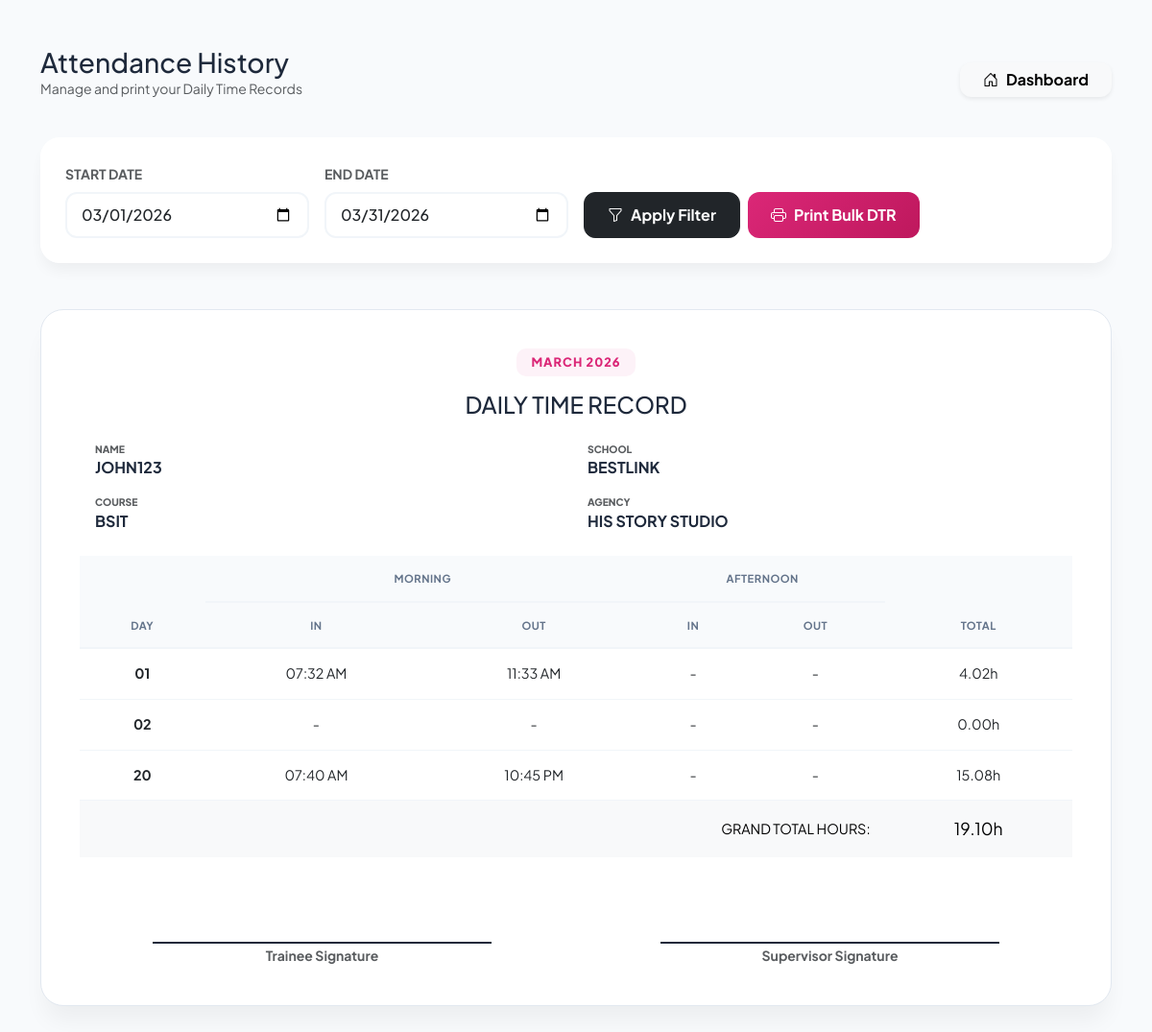
Screenshot of /history.php (signed in) with the database file from the repository.
### tables this page shows
CREATE TABLE `users` (
  `id` int(11) NOT NULL,
  `fullname` varchar(100) NOT NULL,
  `username` varchar(50) NOT NULL,
  `password` varchar(255) NOT NULL,
  `created_at` timestamp NOT NULL DEFAULT current_timestamp(),
  `profile_pic` varchar(255) DEFAULT NULL,
  `target_hours` int(11) DEFAULT 500,
  `login_attempts` int(11) DEFAULT 0,
  `lockout_time` datetime DEFAULT NULL,
  `course` varchar(255) DEFAULT NULL,
  `school` varchar(255) DEFAULT NULL,
  `agency` varchar(255) DEFAULT NULL
);

CREATE TABLE `attendance` (
  `id` int(11) NOT NULL,
  `user_id` int(11) NOT NULL,
  `log_date` date NOT NULL,
  `time_in` time DEFAULT NULL,
  `time_out` time DEFAULT NULL,
  `status` enum('On-time','Late','Grace Period') DEFAULT 'On-time',
  `am_in` time DEFAULT NULL,
  `am_out` time DEFAULT NULL,
  `pm_in` time DEFAULT NULL,
  `pm_out` time DEFAULT NULL,
  `note` text DEFAULT NULL
);

### history.php (the view, shortened to what this page needs)
<?php
include 'db_connect.php';
$user_id = $_SESSION['user_id'];
$u_stmt = $conn->prepare("SELECT username, course, school, agency FROM users WHERE id = ?");
$u_stmt->bind_param("i", $user_id);
$u_stmt->execute();
$u_data = $u_stmt->get_result()->fetch_assoc();
$start_date = isset($_GET['start_date']) ? $_GET['start_date'] : date('Y-m-01');
$end_date = isset($_GET['end_date']) ? $_GET['end_date'] : date('Y-m-t');
$query_str = "SELECT *,
    DATE_FORMAT(log_date, '%M %Y') as month_group,
    (TIME_TO_SEC(TIMEDIFF(am_out, am_in)) + TIME_TO_SEC(TIMEDIFF(pm_out, pm_in))) / 3600 as daily_total
    FROM attendance
    WHERE user_id = ? AND log_date BETWEEN ? AND ?
    ORDER BY log_date ASC";
$stmt = $conn->prepare($query_str);
$stmt->bind_param("iss", $user_id, $start_date, $end_date);
$stmt->execute();
$result = $stmt->get_result();
$logs_by_month = [];
while($row = $result->fetch_assoc()) {
    $logs_by_month[$row['month_group']][] = $row;
}
?>
<!DOCTYPE html>
<html lang="en">
<head>
    <link href="https://cdn.jsdelivr.net/npm/bootstrap@5.3.0/dist/css/bootstrap.min.css" rel="stylesheet">
    <link rel="stylesheet" href="https://cdn.jsdelivr.net/npm/bootstrap-icons@1.11.0/font/bootstrap-icons.css">
</head>
<body>
<div class="container py-5">
    <div class="d-flex justify-content-between align-items-center mb-4 no-print">
        <div>
            <h3 class="fw-800 mb-0">Attendance History</h3>
            <p class="text-muted small">Manage and print your Daily Time Records</p>
        </div>
        <a href="dashboard.php" class="btn btn-light border-0 shadow-sm fw-bold px-4" style="border-radius: 12px;">
            <i class="bi bi-house-door me-2"></i>Dashboard
        </a>
    </div>
    <div class="filter-card mb-5 no-print">
        <div class="row g-3 align-items-end">
            <div class="col-md-3">
                <label class="form-label fw-bold small text-muted">START DATE</label>
                <input type="date" id="start_date" class="form-control" value="<?php echo $start_date; ?>">
            </div>
            <div class="col-md-3">
                <label class="form-label fw-bold small text-muted">END DATE</label>
                <input type="date" id="end_date" class="form-control" value="<?php echo $end_date; ?>">
            </div>
            <div class="col-md-6 d-flex gap-2">
                <button onclick="applyFilter()" class="btn btn-dark fw-bold px-4" style="border-radius: 12px;">
                    <i class="bi bi-funnel me-2"></i>Apply Filter
                </button>
                <button onclick="window.print()" class="btn btn-pink-pro px-4">
                    <i class="bi bi-printer me-2"></i>Print Bulk DTR
                </button>
            </div>
        </div>
    </div>
    <?php foreach($logs_by_month as $month_name => $logs): ?>
    <div class="dtr-container">
        <div class="text-center">
            <div class="month-label"><?php echo $month_name; ?></div>
            <h4 class="fw-800 mb-1">DAILY TIME RECORD</h4>
            <div class="row text-start mt-4 px-3">
                <div class="col-6 mb-3">
                    <label class="text-muted d-block" style="font-size: 0.65rem; font-weight: 800;">NAME</label>
                    <span class="fw-bold text-uppercase"><?php echo $u_data['username']; ?></span>
                </div>
                <div class="col-6 mb-3">
                    <label class="text-muted d-block" style="font-size: 0.65rem; font-weight: 800;">SCHOOL</label>
                    <span class="fw-bold text-uppercase"><?php echo $u_data['school'] ?: '---'; ?></span>
                </div>
                <div class="col-6">
                    <label class="text-muted d-block" style="font-size: 0.65rem; font-weight: 800;">COURSE</label>
                    <span class="fw-bold text-uppercase"><?php echo $u_data['course'] ?: '---'; ?></span>
                </div>
                <div class="col-6">
                    <label class="text-muted d-block" style="font-size: 0.65rem; font-weight: 800;">AGENCY</label>
                    <span class="fw-bold text-uppercase"><?php echo $u_data['agency'] ?: '---'; ?></span>
                </div>
            </div>
        </div>
        <div class="table-responsive mt-4">
            <table class="table text-center">
                <thead>
                    <tr>
                        <th rowspan="2">Day</th>
                        <th colspan="2">Morning</th>
                        <th colspan="2">Afternoon</th>
                        <th rowspan="2">Total</th>
                    </tr>
                    <tr>
                        <th>In</th>
                        <th>Out</th>
                        <th>In</th>
                        <th>Out</th>
                    </tr>
                </thead>
                <tbody>
                    <?php
                    $month_total = 0;
                    foreach($logs as $log):
                        $month_total += $log['daily_total'];
                    ?>
                    <tr>
                        <td class="fw-bold"><?php echo date('d', strtotime($log['log_date'])); ?></td>
                        <td><?php echo ($log['am_in'] != '00:00:00') ? date('h:i A', strtotime($log['am_in'])) : '-'; ?></td>
                        <td><?php echo ($log['am_out'] != '00:00:00') ? date('h:i A', strtotime($log['am_out'])) : '-'; ?></td>
                        <td><?php echo ($log['pm_in'] != '00:00:00') ? date('h:i A', strtotime($log['pm_in'])) : '-'; ?></td>
                        <td><?php echo ($log['pm_out'] != '00:00:00') ? date('h:i A', strtotime($log['pm_out'])) : '-'; ?></td>
                        <td class="fw-800 text-pink"><?php echo number_format($log['daily_total'], 2); ?>h</td>
                    </tr>
                    <?php endforeach; ?>
                    <tr class="table-light">
                        <td colspan="5" class="text-end fw-800 small py-3">GRAND TOTAL HOURS:</td>
                        <td class="fw-800 text-pink py-3" style="font-size: 1.1rem;"><?php echo number_format($month_total, 2); ?>h</td>
                    </tr>
                </tbody>
            </table>
        </div>
        <div class="mt-5 pt-4">
            <div class="row">
                <div class="col-6 text-center">
                    <div style="border-top: 2px solid #1e293b; width: 70%; margin: 0 auto;"></div>
                    <small class="fw-bold text-muted">Trainee Signature</small>
                </div>
                <div class="col-6 text-center">
                    <div style="border-top: 2px solid #1e293b; width: 70%; margin: 0 auto;"></div>
                    <small class="fw-bold text-muted">Supervisor Signature</small>
                </div>
            </div>
        </div>
    </div>
    <?php endforeach; ?>
</div>
</body>
</html>

### history.php (style rules this page uses)
:root { --primary-pink: #db2777; --bg-light: #f8fafc; --glass: rgba(255, 255, 255, 0.9); --border-color: #e2e8f0; }
body { background-color: var(--bg-light); font-family: 'Plus Jakarta Sans', sans-serif; color: #1e293b; }
.filter-card { background: var(--glass); backdrop-filter: blur(10px); border-radius: 20px; border: 1px solid white; box-shadow: 0 10px 15px -3px rgba(0, 0, 0, 0.05); padding: 25px; }
.form-control { border-radius: 12px; border: 2px solid #f1f5f9; padding: 10px 15px; font-weight: 500; }
.dtr-container { background: white; border-radius: 24px; padding: 40px; margin-bottom: 40px; border: 1px solid var(--border-color); box-shadow: 0 20px 25px -5px rgba(0, 0, 0, 0.05); position: relative; }
.month-label { display: inline-block; background: #fdf2f8; color: var(--primary-pink); padding: 5px 15px; border-radius: 10px; font-weight: 800; font-size: 0.8rem; text-transform: uppercase; letter-spacing: 1px; margin-bottom: 15px; }
.table { border-collapse: separate; border-spacing: 0; width: 100%; }
.table thead th { background-color: #f8fafc; color: #64748b; font-weight: 700; text-transform: uppercase; font-size: 0.7rem; letter-spacing: 0.5px; padding: 15px; border-bottom: 2px solid #f1f5f9; }
.table tbody td { padding: 15px; font-size: 0.9rem; border-bottom: 1px solid #f1f5f9; vertical-align: middle; }
.table tbody tr:last-child td { border-bottom: none; }
.btn-pink-pro { background: linear-gradient(135deg, #db2777 0%, #be185d 100%); color: white; border: none; border-radius: 12px; font-weight: 700; padding: 12px 25px; transition: 0.3s; }

### rows the page displays
users: month_name "MARCH 2026", username "JOHN123", school "BESTLINK", course "BSIT", agency "HIS STORY STUDIO", month_total "19.10"
attendance: log_date "01", am_in "07:32 AM", am_out "11:33 AM", daily_total "4.02"
attendance: log_date "02", daily_total "0.00"
attendance: log_date "20", am_in "07:40 AM", am_out "10:45 PM", daily_total "15.08"
